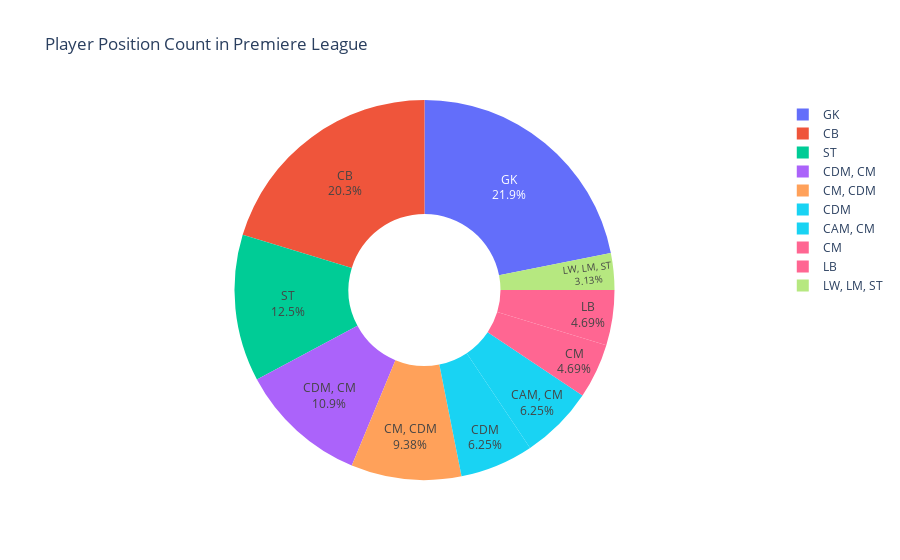

The code cell stored with this chart in its notebook:
### Code cell
#Visualization starts
#DONUT GRAPH

position_count=fifa.groupby('player_positions').apply(lambda x:x['short_name'].count()).reset_index(name='Counts')
position_count.sort_values(by='Counts',ascending=False,inplace=True)
top_10_nat_cnt=position_count[:10]

fig = px.pie(top_10_nat_cnt, names='player_positions', values='Counts', title='Player Position Count in Premiere League', hole=0.4, color='Counts')

fig.update_traces(textposition='inside', textinfo='percent+label')
fig.update_layout(
    height=500
)

plt.savefig('Player_Position.png')
fig.show()

### Figure 1 — Plotly figure (JSON) as saved in the notebook; plotly's stock layout.template omitted (floating-point values rounded to 4 significant figures)
{"data": [{"customdata": [[14], [13], [8], [7], [6], [4], [4], [3], [3], [2]], "domain": {"x": [0, 1], "y": [0, 1]}, "hole": 0.4, "hovertemplate": "player_positions=%{label}<br>Counts=%{customdata[0]}<extra></extra>", "labels": ["GK", "CB", "ST", "CDM, CM", "CM, CDM", "CDM", "CAM, CM", "CM", "LB", "LW, LM, ST"], "legendgroup": "", "marker": {"colors": ["#636efa", "#EF553B", "#00cc96", "#ab63fa", "#FFA15A", "#19d3f3", "#19d3f3", "#FF6692", "#FF6692", "#B6E880"]}, "name": "", "showlegend": true, "textinfo": "percent+label", "textposition": "inside", "type": "pie", "values": [14, 13, 8, 7, 6, 4, 4, 3, 3, 2]}], "layout": {"autosize": true, "legend": {"tracegroupgap": 0}, "title": {"text": "Player Position Count in Premiere League"}}}
